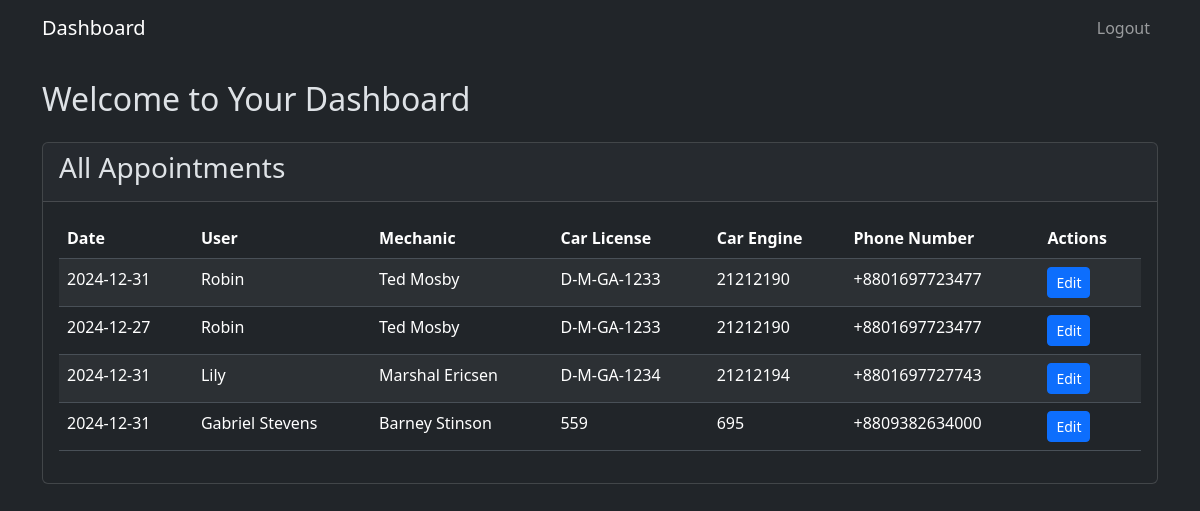
The page /admin on the database its author committed.
### tables this page shows
CREATE TABLE "Appointments" (
	"id"	INTEGER,
	"userID"	INTEGER,
	"mechanicID"	INTEGER,
	"carAppointmentDate"	DATETIME DEFAULT CURRENT_TIMESTAMP,
	"carLicenseNumber"	TEXT,
	"carEngineNumber"	INTEGER,
	PRIMARY KEY("id" AUTOINCREMENT),
	FOREIGN KEY("mechanicID") REFERENCES "mechanic"("id"),
	FOREIGN KEY("userID") REFERENCES "Users"("id")
);

CREATE TABLE "Users" (
	"id"	INTEGER,
	"name"	TEXT,
	"address"	TEXT,
	"phone"	TEXT,
	"username"	TEXT,
	"password"	TEXT,
	"role"	TEXT DEFAULT 'Client',
	PRIMARY KEY("id")
);

### app.py (the view)
@app.route('/admin')
def admin():
    tdata = getClientAppointments()
    data = []
    for i in tdata:
        data.append((getClientName(i[1]), getMechanicName(i[2]), i[3], i[4], i[5], i[0], getClientPhone(i[1])))
    mechanics = showAllMechanics(datetime.now().strftime('%Y-%m-%d'))
    return render_template('admin.html', data=data, mechanics=mechanics)

### helper.py (called while the page is built)
def dbConnect():
    return sqlite3.connect('main.db')

def showAllMechanics(date):
    connection = dbConnect()
    cursor = connection.cursor()
    cursor.execute(f"""
        SELECT m.*, COUNT(a.id) as appointments_today
        FROM mechanic m
        LEFT JOIN Appointments a ON m.id = a.mechanicID AND DATE(a.carAppointmentDate) = DATE('{date}')
        GROUP BY m.id
    """)
    result = cursor.fetchall()
    connection.close()
    return result

def getClientAppointments():
    connection = dbConnect()
    cursor = connection.cursor()
    cursor.execute("SELECT * FROM Appointments WHERE DATE(carAppointmentDate) >= DATE('now')")
    result = cursor.fetchall()
    connection.close()
    return result

def getClientName(userid):
    connection = dbConnect()
    cursor = connection.cursor()
    cursor.execute(f"SELECT name FROM Users WHERE id='{userid}'")
    result = cursor.fetchall()
    connection.close()
    return result[0][0]

def getClientPhone(userid):
    connection = dbConnect()
    cursor = connection.cursor()
    cursor.execute(f"SELECT phone FROM Users WHERE id='{userid}'")
    result = cursor.fetchall()
    connection.close()
    return result[0][0]

def getMechanicName(mechaID):
    connection = dbConnect()
    cursor = connection.cursor()
    cursor.execute(f"SELECT first_name, last_name FROM mechanic WHERE id='{mechaID}'")
    result = cursor.fetchall()
    connection.close()
    return result[0][0]+" "+result[0][1]

### templates/admin.html (shortened to what this page needs)
<!DOCTYPE html>
<html lang="en"data-bs-theme="dark">
<head>
    <link href="https://cdn.jsdelivr.net/npm/bootstrap@5.3.2/dist/css/bootstrap.min.css" rel="stylesheet">
</head>
<body>
    <nav class="navbar navbar-expand-lg navbar-dark bg-dark">
        <div class="container">
            <a class="navbar-brand" href="#">Dashboard</a>
            <div class="collapse navbar-collapse" id="navbarNav">
                <ul class="navbar-nav ms-auto">
                    <li class="nav-item">
                        <a class="nav-link" href="/logout">Logout</a>
                    </li>
                </ul>
            </div>
        </div>
    </nav>
    <div class="container mt-4">
        <div class="row">
            <div class="col-12">
                <div class="d-flex justify-content-between align-items-center mb-4">
                    <h2 class="mb-0">Welcome to Your Dashboard</h2>
                </div>
                <div class="card">
                    <div class="card-header">
                        <h3 class="card-title">All Appointments</h3>
                    </div>
                    <div class="card-body">
                        <table class="table table-striped">
                            <thead>
                                <tr>
                                    <th>Date</th>
                                    <th>User</th>
                                    <th>Mechanic</th>
                                    <th>Car License</th>
                                    <th>Car Engine</th>
                                    <th>Phone Number</th>
                                    <th>Actions</th>
                                </tr>
                            </thead>
                            <tbody>
                                {% for i in data %}
                                <tr>
                                    <td>{{ i[2] }}</td>
                                    <td>{{ i[0] }}</td>
                                    <td>{{ i[1] }}</td>
                                    <td>{{ i[3] }}</td>
                                    <td>{{ i[4] }}</td>
                                    <td>{{ i[6] }}</td>
                                    <td>
                                        <button class="btn btn-primary btn-sm" onclick="editAppointment('{{ i[2] }}', '{{ i[1] }}', '{{ i[5] }}')" data-bs-toggle="modal" data-bs-target="#editModal">Edit</button>
                                    </td>
                                </tr>
                                {% endfor %}
                            </tbody>
                        </table>
                    </div>
                </div>
            </div>
        </div>
    </div>
</body>
</html>

### rows shown on the page
Appointments: carAppointmentDate "2024-12-31", carLicenseNumber "D-M-GA-1233", carEngineNumber "21212190"
Users: name "Robin" "Robin", phone "+8801697723477" "+8801697723477"
Appointments: carAppointmentDate "2024-12-27", carLicenseNumber "D-M-GA-1233", carEngineNumber "21212190"
Appointments: carAppointmentDate "2024-12-31", carLicenseNumber "D-M-GA-1234", carEngineNumber "21212194"
Users: name "Lily", phone "+8801697727743"
Appointments: carAppointmentDate "2024-12-31", carLicenseNumber "559", carEngineNumber "695"
Users: name "Gabriel Stevens", phone "+8809382634000"

### other values the page prints
{{ i[1] }} "Ted Mosby" "Ted Mosby" "Marshal Ericsen" "Barney Stinson"
